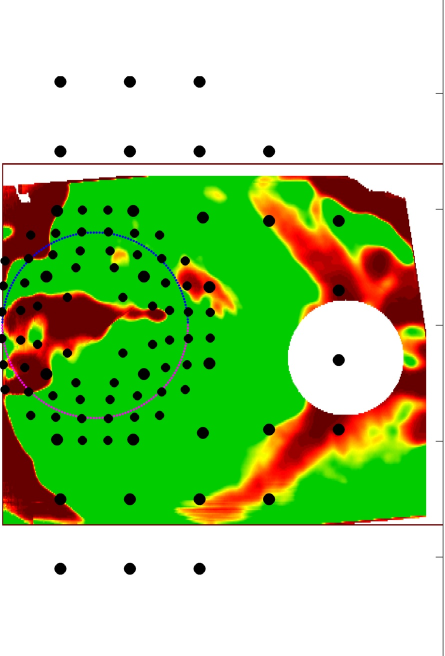
#> input picture RNFL_Probability_and_VF_Test_points(Field_View).jpg, 890 x 1312 px (shown at 1/2 size); its folder holds only this picture in this run
$ python -i OCT_segment_checker.py   (imports and definitions only)
#> lines starting #> are read from the running program, lines starting #| are printed output that depends on the picture; after the words box and inside, x2 and y2 are one past the last pixel; in counts of white or black regions, pixels touching at a corner belong together
#> further down, picture is the input picture: shape (1312, 890, 3); mean B, G, R 136.7, 203.5, 165.2
import os
import cv2
import numpy as np
import keras_ocr

def segment_image_info(image_name, image_path, pipeline, result_txt, failed_counter, total_counter):

    removed_text_image = text_remover_keras(image_path, pipeline)

    total_counter += 1

    success = segment(removed_text_image)

    if(success==False):
        print('Segment failed: ' + image_name)
        failed_counter += 1
        # Open the file with write permission
        result_txt.write(str(failed_counter) + ': ' + image_name)

def segment(removed_text_image):
    # Convert the image to grayscale
    gray = cv2.cvtColor(removed_text_image, cv2.COLOR_BGR2GRAY)
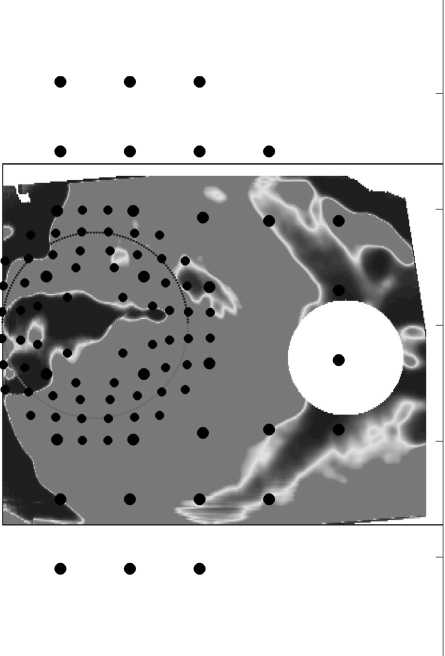
#> gray: shape (1312, 890) (shown at 1/2 size); min 0, max 255, mean 184.4

    edges = cv2.Canny(gray, 30, 80)
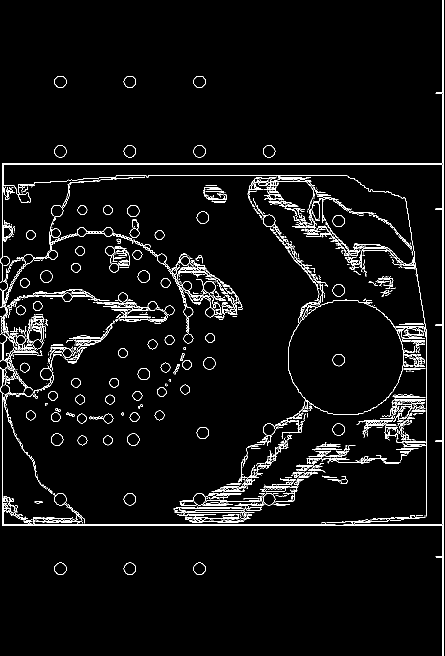
#> edges: shape (1312, 890) (shown at 1/2 size); 3.8% white in thin lines or dots

    kernel = np.ones((3, 3), np.uint8)
    dilated = cv2.dilate(edges, kernel, iterations=1)
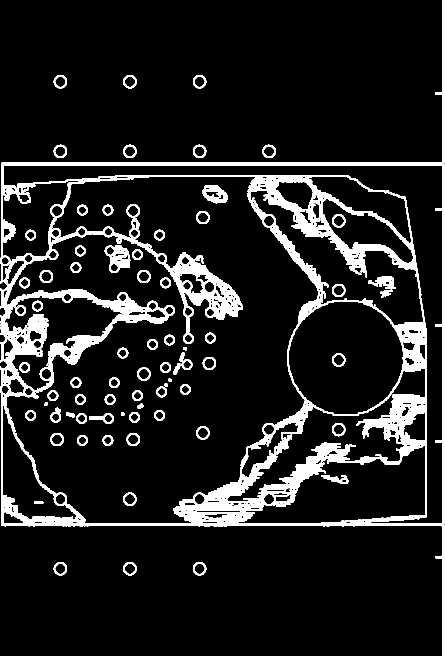
#> dilated: shape (1312, 890) (shown at 1/2 size); 11.2% white; 75 white regions (1 under 20 px)
    contours, _ = cv2.findContours(dilated, cv2.RETR_EXTERNAL, cv2.CHAIN_APPROX_SIMPLE)
#> contours = 11 contours; largest, box (x1, y1, x2, y2) and area: (0, 0, 889, 1312) 644809, (386, 1124, 413, 1151) 548, (246, 1124, 273, 1151) 548, (107, 1124, 134, 1151) 548, (525, 289, 552, 316) 547

    # Filter out small contours (this will help in avoiding noise)
    filtered_contours = [cnt for cnt in contours if cv2.contourArea(cnt) > 80000]
#> filtered_contours = 1 contour; box (x1, y1, x2, y2) and area: (0, 0, 889, 1312) 644809

    if len(filtered_contours) != 6:
        return False
    return True
#
#
def text_remover_keras(img_path, pipeline):
    # read the image
    img = keras_ocr.tools.read(img_path)

    # Recogize text (and corresponding regions)
    # Each list of predictions in prediction_groups is a list of
    # (word, box) tuples.
    prediction_groups = pipeline.recognize([img])

    # Define the mask for inpainting
    mask = np.zeros(img.shape[:2], dtype="uint8")
    for box in prediction_groups[0]:
        x0, y0 = box[1][0]
        x1, y1 = box[1][1]
        x2, y2 = box[1][2]
        x3, y3 = box[1][3]

        x0 = int(x0)
        x1 = int(x1)
        y0 = int(y0)
        y3 = int(y3)
        img[y0-30:y3+30, x0-30: x1+30] = [255, 255, 255]
    return img


# Press the green button in the gutter to run the script.
# [25 lines not run here, left out]

>>> import cv2
>>> picture = cv2.imread('../RNFL_Probability_and_VF_Test_points(Field_View).jpg')
>>> result = segment(picture)
#> result = False

$ run again, on sub_1.jpg
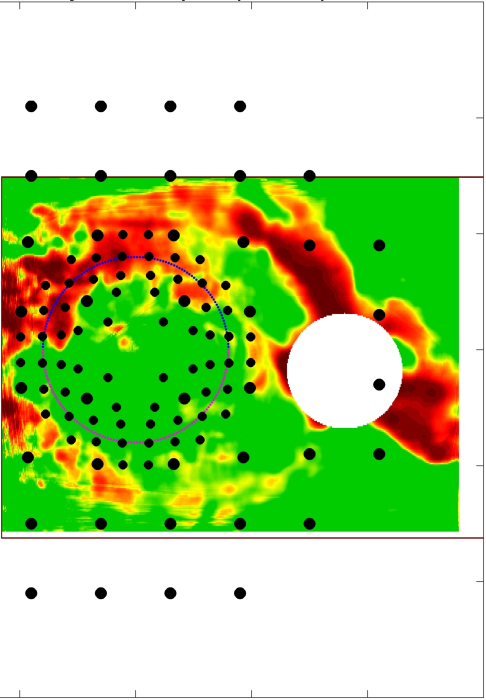
#> input picture sub_1.jpg, 971 x 1399 px (shown at 1/2 size)
#> picture is the input picture: shape (1399, 971, 3); mean B, G, R 139.5, 211.3, 178.2
#> in segment, `edges = cv2.Canny(gray, 30, 80)`:
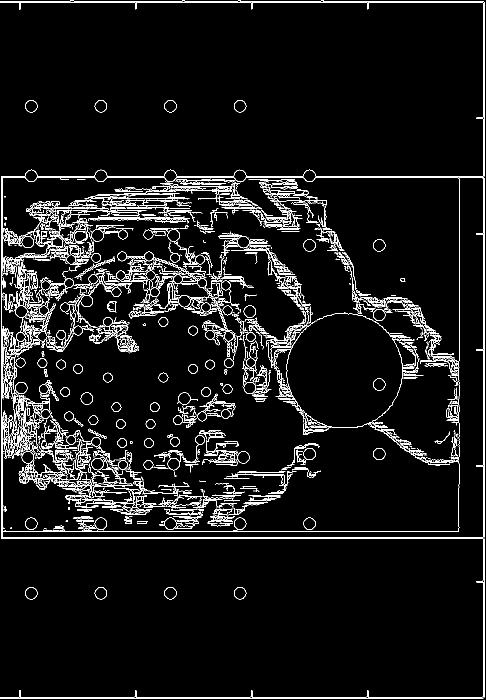
#> edges: shape (1399, 971) (shown at 1/2 size); 5.6% white in thin lines or dots
#> in segment, `dilated = cv2.dilate(edges, kernel, iterations=1)`:
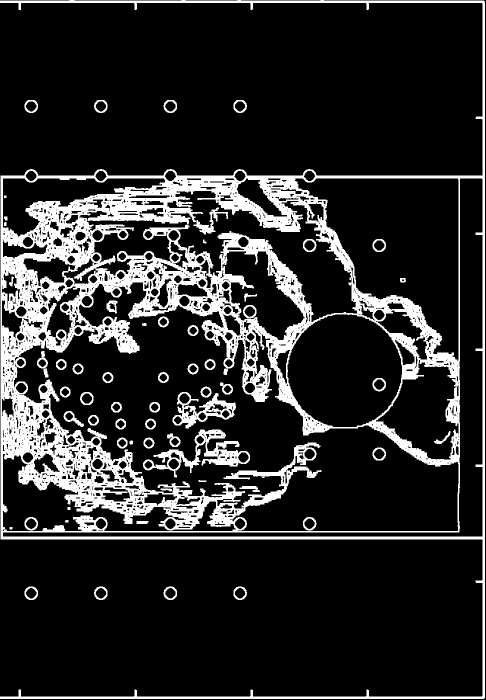
#> dilated: shape (1399, 971) (shown at 1/2 size); 16.3% white; 58 white regions
#> contours = 9 contours; largest, box (x1, y1, x2, y2) and area: (0, 0, 970, 1398) 716073, (49, 1173, 76, 1200) 555, (467, 1173, 494, 1200) 549, (188, 1173, 215, 1200) 549, (327, 1173, 354, 1200) 548
#> filtered_contours = 1 contour; box (x1, y1, x2, y2) and area: (0, 0, 970, 1398) 716073
#> result = False
